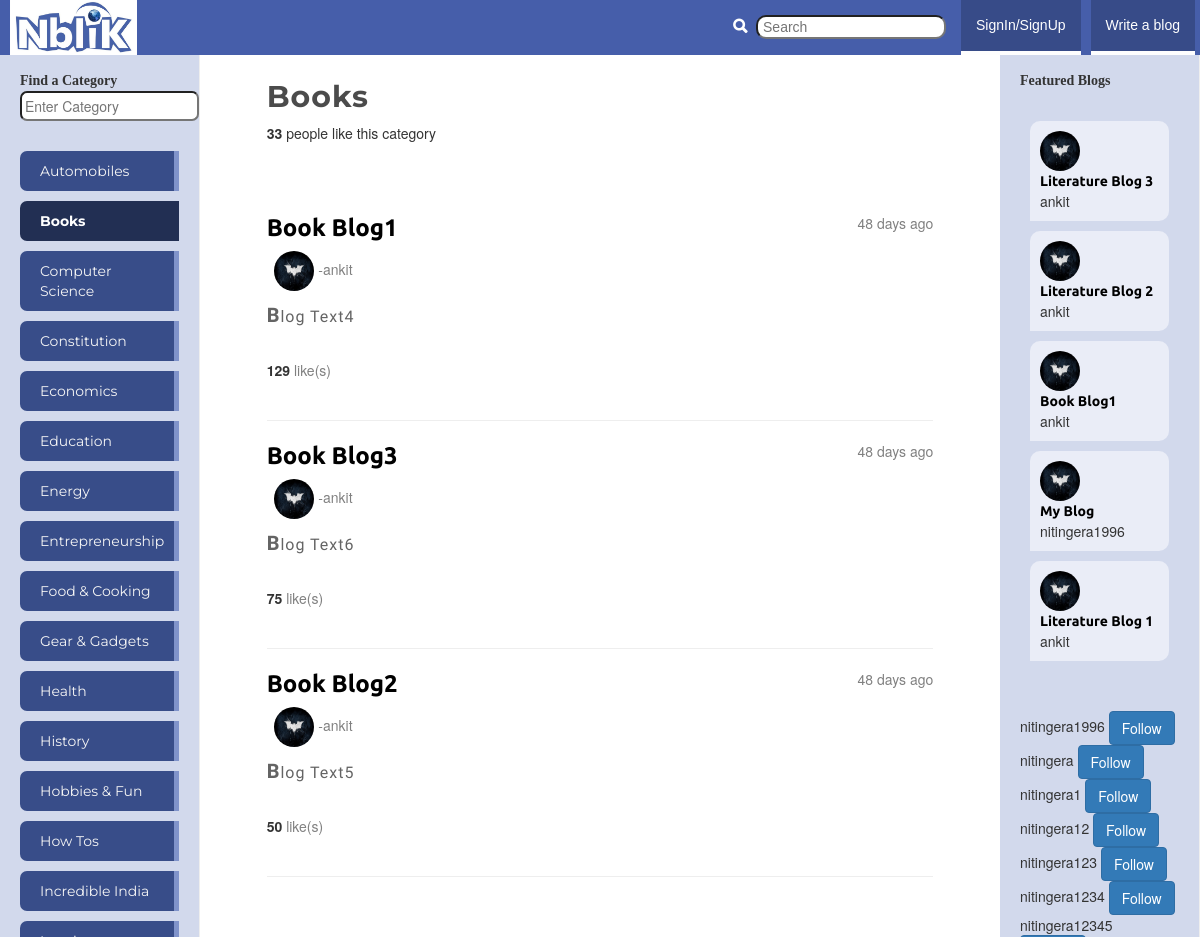
/blogu/category/books/, run on an earlier commit of the app's database.
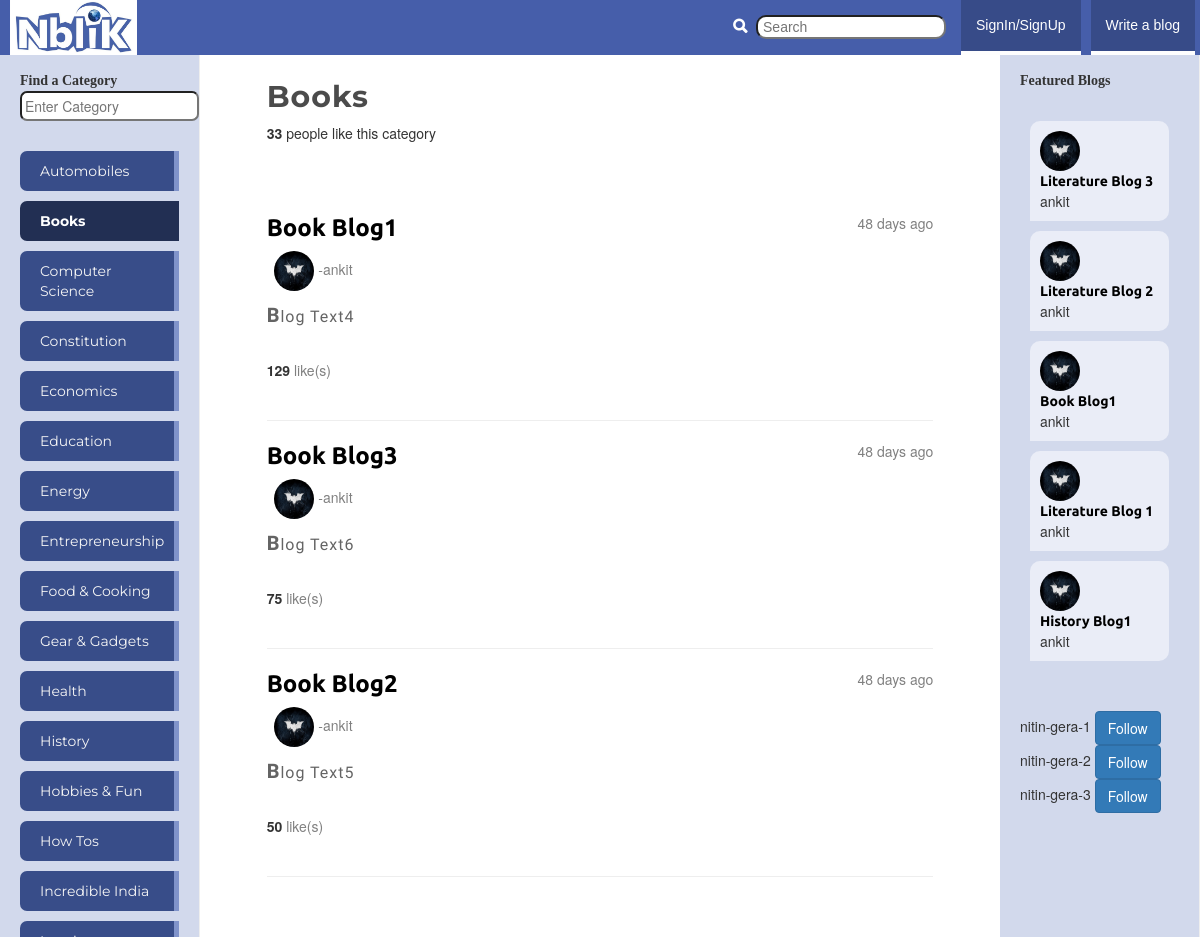
And on a later commit of the database.
### blogu/models.py (models this page shows, shortened)
class Category(models.Model):
    name = models.CharField(max_length=128,unique=True)
    likes = models.IntegerField(default=0)
    slug = models.SlugField(unique=True)

class Blog(models.Model):
    category = models.ForeignKey(Category)
    title = models.CharField(max_length=128)
    written_by=models.ForeignKey(User)
    views = models.IntegerField(default=0)
    slug = models.SlugField(unique=True)
    text = models.TextField()
    likes=models.IntegerField(default=0)
    datetime_added=models.DateTimeField(default=datetime.now())

class UserProfile(models.Model):
    user = models.OneToOneField(User)
    name = models.CharField(max_length=200)
    picture = models.ImageField(upload_to='profile_images',blank=True)
    liked_blogs=models.ManyToManyField(Blog)
    liked_categories=models.ManyToManyField(Category)
    level=models.IntegerField(default=1)
    date_registered=models.DateTimeField(default=datetime.now())
    google_id=models.CharField(null=True,blank=True,unique=True,max_length=100)

### blogu/views.py (the view)
# urls.py: url(r'^category/(?P<category_name_slug>[\w\-]+)/$',views.category,name ="category"),
def category(request,category_name_slug):
    context_dict = {}
    context_dict['result_list']=None
    try:
        category = Category.objects.get(slug=category_name_slug)
        context_dict['category_name']=category.name
        blogs = Blog.objects.filter(category=category).order_by('-likes')
        context_dict['blogs']=blogs
        context_dict['category']=category
        context_dict['category_name_slug']=category.slug
    except Category.DoesNotExist:
        context_dict['category_name']=category_name_slug
        pass
    b_time=[]
    for b in blogs:
        days=(datetime.now(utc)-b.datetime_added).days
        seconds=(datetime.now(utc) - b.datetime_added).seconds
        minutes=seconds/60
        hours=minutes/60
        if  days>= 1:
            b_time.append(str(days)+" days ago")
        elif minutes>60:
            b_time.append(str(hours)+" hours ago")
        elif seconds>60:
            b_time.append(str(minutes)+" minutes ago")
        else:
            b_time.append("Just now")
    zipped_data=zip(blogs,b_time)
    context_dict['zipped_data']=zipped_data
    return render(request,'blogu/category.html',context_dict)

### blogu/templatetags/blogu_extras.py (called while the page is built)
@register.inclusion_tag('blogu/cats.html')
def get_category_list(cat=None):
    return {'cats':Category.objects.all().order_by('name'), "act_cat": cat}

@register.inclusion_tag('blogu/blogs.html')
def get_blogs_list(cat=None):
    if cat:
        c=Category.objects.get(slug=cat)
        if c:
            blogs=Blog.objects.filter(category=c).order_by('-likes')[:5]
    else:
        blogs=Blog.objects.order_by('-likes')[:5]
    return {'blogs':blogs}

@register.inclusion_tag('blogu/to_follow.html')
def get_to_follow_list(user=None):
    print user
    if user:
        up=UserProfile.objects.all()
        return {'userprofiles':up}
    else:
        return None

### blogu/views.py (called while the page is built)
  def utcoffset(self, dt):
    return ZERO

  def dst(self, dt):
    return ZERO

### templates/blogu/category.html (shortened to what this page needs)
{% extends 'blogu/base.html' %}
{% load staticfiles %}
{% block body_block %}
<link href="{% static "css/index.css" %}" rel="stylesheet">
    <h2>{{ category_name }}</h2>
		<p>
		<strong id="category_like_count">{{ category.likes }} </strong> people like this category
		</p>
		<br/>
		<br/>
		<div id="blog">
		{% if category %}
		    {% if zipped_data %}
			<u1>
			    {% for blog,b_time in zipped_data %}
				    <span style='float:right;color:gray;'>{{ b_time }}</span>
                    <h3><a href="{% url 'blog' blog.slug %}" class="blog_title"><strong>{{ blog.title }}</strong></a></h3>
                    <p class='text-left' style="color:gray;"> &nbsp <img src="{% static 'images/batman.jpg' %}" style="width:40px;height:40px;-webkit-border-radius:50% 50%;-moz-border-radius:50% 50%;-ms-border-radius:50% 50%;-o-border-radius:50% 50%;border-radius:50% 50%;"> -{{ blog.written_by }}</p>
                    <p class="blog_text">{{ blog.text|safe }}</p>
                    <br/>
                    <strong id=blog_like_count>{{ blog.likes }}</strong>
                    <font style="color:gray;"> like(s)</font>
                    <br/>
                    <br/>
                    <hr noshade size=9>
                {% endfor %}
			</u1>
		    {% else %}
		        <strong>No blogs currently in category</strong>
	        {% endif %}
		</div>
			<br/>
		{% else %}
	        The specified category {{ category_name }} does not exist!
	    {% endif %}
{% endblock %}

### templates/blogu/base.html (shortened to what this page needs)
{% load staticfiles %}
{% load blogu_extras %}
<!DOCTYPE html>
<html>
    <head lang="en">
		<link href= "{% static "css/bootstrap.min.css" %}" rel="stylesheet">
		<link href="{% static "css/dashboard.css" %}" rel="stylesheet">
		<link href="{% static "css/additional.css" %}" rel="stylesheet">
	</head>
	<body>
	    <div class ="navbar navbar-inverse navbar-fixed-top" role = "navigation" style="background:rgb(70,94,170);">
		    <div class="container-fluid">
			    <div class="nav-header">
					<a class="navbar-brand" id="navbar-brand-id" href="/blogu/"><img src="{% static "images/nblik.jpg" %}"></a>
				</div>
				<div class="navbar-collapse collapse">
				    <u1 class="nav navbar-nav navbar-right"><li>
              <form>
				    		<li><span class="glyphicon glyphicon-search" aria-hidden="true"></span>
                <input type="text" value="" name="search-top" id="suggestion_search" placeholder="Search"/></li>
              </form></li>
                  {% if user.is_authenticated %}
                  <li><a id="logout">Logout</a></li>
                  <div class="g-signin2" data-onsuccess="onSignIn" onclick="onSignInClick();"></div>
				                <li><a href="{% url 'profile' %}">Profile</a></li>
			                {% else %}
			                    <li><a href="{% url 'login_signup' %}">SignIn/SignUp</a></li>
			                {% endif %}
			                {% if category %}
				    	    <li><a href="/blogu/{{ category.slug }}/add_blog/"> Write a blog </a></li>
				    	    {% else %}
				    	    <li><a href="/blogu/none/add_blog/"> Write a blog </a></li>
				    	    {% endif %}
				    </u1>
		         </div>
		    </div>
	    </div>
		<div class="container-fluid">
		    <div class="col-sm-3 col-md-2 sidebar"style="overflow-y: scroll;background:rgb(210,217,236);">
			<u1 class="nav nav-list">
			    <li class="nav-header" style="font-family:tahoma;font-weight:bold;">Find a Category</li>
				<form>
				<li><input class="search-query span10" type="text" name="suggestion" value="" id="suggestion_id"
					placeholder="Enter Category"/></li>
				</form>
			</u1>
			<div id="cats">
			  {% block side_block1 %}
			  {% get_category_list category%}
				{% endblock %}
			</div>
			</div>
		</div>
		    <div class="col-sm-6 col-sm-offset-3 col-md-offset-2 col-md-8 main">
			    <div>
				    {% block body_block %}
					{% endblock %}
				</div>
			</div>
			<div class="col-sm-3 col-sm-offset-9 col-md-2 col-md-offset-10 sidebar" style="background:rgb(210,217,236);">
				<u1 class="nav nav-list">
			    <li class="nav-header" style="font-family:tahoma;font-weight:bold;">Featured Blogs</li>
			    </u1>
				<div id="featured_blogs">
        {% block side_block2_1 %}
				{% get_blogs_list %}
          {% endblock %}
          </div>
          <div id="to_follow">
            {% block side_block2_2 %}
            {% get_to_follow_list user %}
            {% endblock %}
          </div>
			</div>
	</body>
</html>

### templates/blogu/cats.html (shortened to what this page needs)
{% load staticfiles %}
{% if cats %}
    <u1 class="nav nav-sidebar">
	{% for c in cats %}
	    {% if c == act_cat %}
		<li class="active"><a href="{% url 'category' c.slug %}">{{ c.name }}</a></li>
		{% else %}
	    <li class="inactive"><a href="{% url 'category' c.slug %}">{{ c.name }}</a></li>
	    {% endif %}
	{% endfor %}
{% else %}
    <li><strong>There are no categories present</strong></li>
	</u1>
{% endif %}

### templates/blogu/blogs.html
{% if blogs %}
{% load staticfiles %}
    <u1 class="nav nav-sidebar">
	{% for b in blogs %}
	    <li style="margin:10px;background:rgb(234,237,247);padding:10px;-webkit-border-radius:10px 10px 10px 0;-ms-border-radius:10px 10px 10px 0;-o-border-radius:10px 10px 10px 0;-moz-border-radius:10px 10px 10px 0;border-radius:10px 10px 10px 0;"><img src="{% static 'images/batman.jpg' %}" style="width:40px;height:40px;-webkit-border-radius:50% 50%;-moz-border-radius:50% 50%;-o-border-radius:50% 50%;-ms-border-radius:50% 50%;border-radius:50% 50%;"><a href="{% url 'blog' b.slug %}" style="margin:0;padding:0;color:black;">{{ b.title }}</a>{{ b.written_by }}</li>
	{% endfor %}
{% else %}
    <li><strong>There are no blogs present</strong></li>
	</u1>
{% endif %}

### templates/blogu/to_follow.html
{% if userprofiles %}
{% load staticfiles %}
    <u1 class="nav nav-sidebar">
	{% for up in userprofiles %}
	    <li>{{ up.user.username }}
      <button id="follow_user" data-userprofileid="{{ up.id }}" class="btn btn-primary" type="button">Follow</button></li>
	{% endfor %}
{% else %}
    <li><strong>There are no blogs present</strong></li>
	</u1>
{% endif %}

### static/css/dashboard.css (style rules this page uses)
body { padding-top: 50px; }
.navbar-fixed-top { border: 0; }
.sidebar { display: none; }
@media (min-width: 768px) { .sidebar { position: fixed; top: 51px; bottom: 0; left: 0; z-index: 1000; display: block; padding: 20px; overflow-x: hidden; overflow-y: auto; background-color: #f5f5f5; border-right: 1px solid #eee; } }
.nav-sidebar { margin-right: -21px; margin-bottom: 20px; margin-left: -20px; }
.nav-sidebar > li > a { padding-right: 20px; padding-left: 20px; }
.nav-sidebar > .active > a, .nav-sidebar > .active > a:hover, .nav-sidebar > .active > a:focus { color: #fff; background-color: #428bca; }
.main { padding: 20px; }
@media (min-width: 768px) { .main { padding-right: 40px; padding-left: 40px; } }

### static/css/additional.css (style rules this page uses)
* { -ms-overflow-style:none; overflow:-moz-scrollbars-none; }
#navbar-brand-id { padding: 0; padding-left: 10px; }
#navbar-brand-id > img { height:55px; margin:0; }
.navbar-nav>li>a:link { color:white; margin-right:5px; margin-left: 5px; font-family: sans-serif; padding-bottom: 16px; border-bottom: 4px solid rgb(254,254,254); background: rgb(55,75,136); }
.search-query { -webkit-border-radius:7px; -moz-border-radius:7px; -ms-border-radius:7px; -o-border-radius:7px; border-radius:7px; padding:3px; }
#featured_blogs>.nav-sidebar>li>a:link { color:rgb(50,50,50); background: transparent; padding: 10px 10px 10px 10px; border:none; -webkit-border-radius:0; -moz-border-radius:0; -ms-border-radius:0; -o-border-radius:0; border-radius:0; margin:10px 0 10px 0; font-size: 14px; font-family: 'Ubuntu',arial; font-weight: 600; }
.navbar-nav input[type] { -webkit-border-radius:10px; -moz-border-radius:10px; -o-border-radius:10px; -ms-border-radius:10px; border-radius:10px; margin: 15px 10px 10px 5px; padding: 0 0 0 5px; font-family: arial; }
.navbar-nav span { font-weight: bold; color:white; }

### static/css/index.css (style rules this page uses)
body { padding:40px; }
a.blog_title:link { color:black; font-family: 'Ubuntu', sans-serif; }
.blog_text { color:rgb(100,100,100); font-family:'Itim',arial; font-weight:normal; font-size: 16px; letter-spacing: 1px; }
.blog_text::first-letter { font-size: 20px; font-weight: bold; }
h2 { font-family: 'Montserrat',tahoma,arial; font-weight: 700; color:rgb(75,75,75); letter-spacing: 1px; }

### templates/blogu/cats.html (style rules this page uses)
u1.nav.nav-sidebar>li.active>a:link { font-weight: bold; font-family: 'Montserrat',arial; font-weight: 700; background:rgb(34,47,83); border-right-color:rgb(34,47,83); -webkit-border-radius:7px 0 0 7px; -moz-border-radius:7px 0 0 7px; -ms-border-radius:7px 0 0 7px; -o-border-radius:7px 0 0 7px; border-radius:7px 0 0 7px; }
u1.nav.nav-sidebar>li.inactive>a:link { color:rgb(245,245,245); font-family: 'Montserrat',arial; font-weight: 400; background:rgb(56,77,137); padding-right: 15px; border-right: 5px solid rgb(128,147,202); margin:10px 0 10px 0; -webkit-border-radius:7px 0 0 7px; -moz-border-radius:7px 0 0 7px; -ms-border-radius:7px 0 0 7px; -o-border-radius:7px 0 0 7px; border-radius:7px 0 0 7px; }

What changed in the data, as far as the page shows it:
removed Blog: title "My Blog", written_by "nitingera1996"
removed UserProfile: user.username "nitingera1996"
removed UserProfile: user.username "nitingera"
removed UserProfile: user.username "nitingera1"
removed UserProfile: user.username "nitingera12"
removed UserProfile: user.username "nitingera123"
removed UserProfile: user.username "nitingera1234"
removed UserProfile: user.username "nitingera12345"
now on this page (row unchanged): Blog: title "History Blog1", written_by "ankit"
added UserProfile: user.username "nitin-gera-1"
added UserProfile: user.username "nitin-gera-2"
added UserProfile: user.username "nitin-gera-3"
